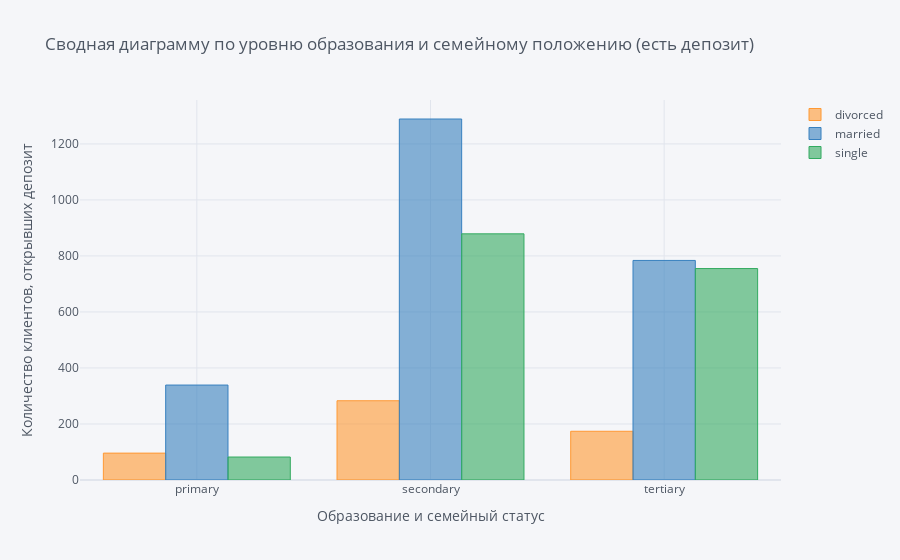

Here is the notebook cell this chart was saved with:
### Markdown cell above
### Задание 11

### Code cell
# постройте сводную таблицу, чтобы определить люди с каким образованием и семейным статусом наиболее многочисленны
#(если рассматривать тех, кто открыл депозит)
dep_yes = df['deposit'] == 'yes'
dep_no = df['deposit'] == 'no'

df[dep_yes].pivot_table(
    values='deposit',
    index='education',
    columns='marital',
    aggfunc='count'
).iplot(kind='bar',
        histnorm='percent',
        barmode='group',
        xTitle='Образование и семейный статус',
        yTitle='Количество клиентов, открывших депозит', 
        title='Сводная диаграмму по уровню образования и семейному положению (есть депозит)'
        )

### Figure 1 — Plotly figure (JSON) as saved in the notebook; plotly's stock layout.template omitted (floating-point values rounded to 4 significant figures)
{"data": [{"marker": {"color": "rgba(255, 153, 51, 0.6)", "line": {"color": "rgba(255, 153, 51, 1.0)", "width": 1}}, "name": "divorced", "orientation": "v", "text": "", "type": "bar", "x": ["primary", "secondary", "tertiary"], "y": [96, 283, 174]}, {"marker": {"color": "rgba(55, 128, 191, 0.6)", "line": {"color": "rgba(55, 128, 191, 1.0)", "width": 1}}, "name": "married", "orientation": "v", "text": "", "type": "bar", "x": ["primary", "secondary", "tertiary"], "y": [339, 1289, 784]}, {"marker": {"color": "rgba(50, 171, 96, 0.6)", "line": {"color": "rgba(50, 171, 96, 1.0)", "width": 1}}, "name": "single", "orientation": "v", "text": "", "type": "bar", "x": ["primary", "secondary", "tertiary"], "y": [82, 879, 755]}], "layout": {"barmode": "group", "legend": {"bgcolor": "#F5F6F9", "font": {"color": "#4D5663"}}, "paper_bgcolor": "#F5F6F9", "plot_bgcolor": "#F5F6F9", "title": {"font": {"color": "#4D5663"}, "text": "Сводная диаграмму по уровню образования и семейному положению (есть депозит)"}, "xaxis": {"gridcolor": "#E1E5ED", "showgrid": true, "tickfont": {"color": "#4D5663"}, "title": {"font": {"color": "#4D5663"}, "text": "Образование и семейный статус"}, "zerolinecolor": "#E1E5ED"}, "yaxis": {"gridcolor": "#E1E5ED", "showgrid": true, "tickfont": {"color": "#4D5663"}, "title": {"font": {"color": "#4D5663"}, "text": "Количество клиентов, открывших депозит"}, "zerolinecolor": "#E1E5ED"}}}
